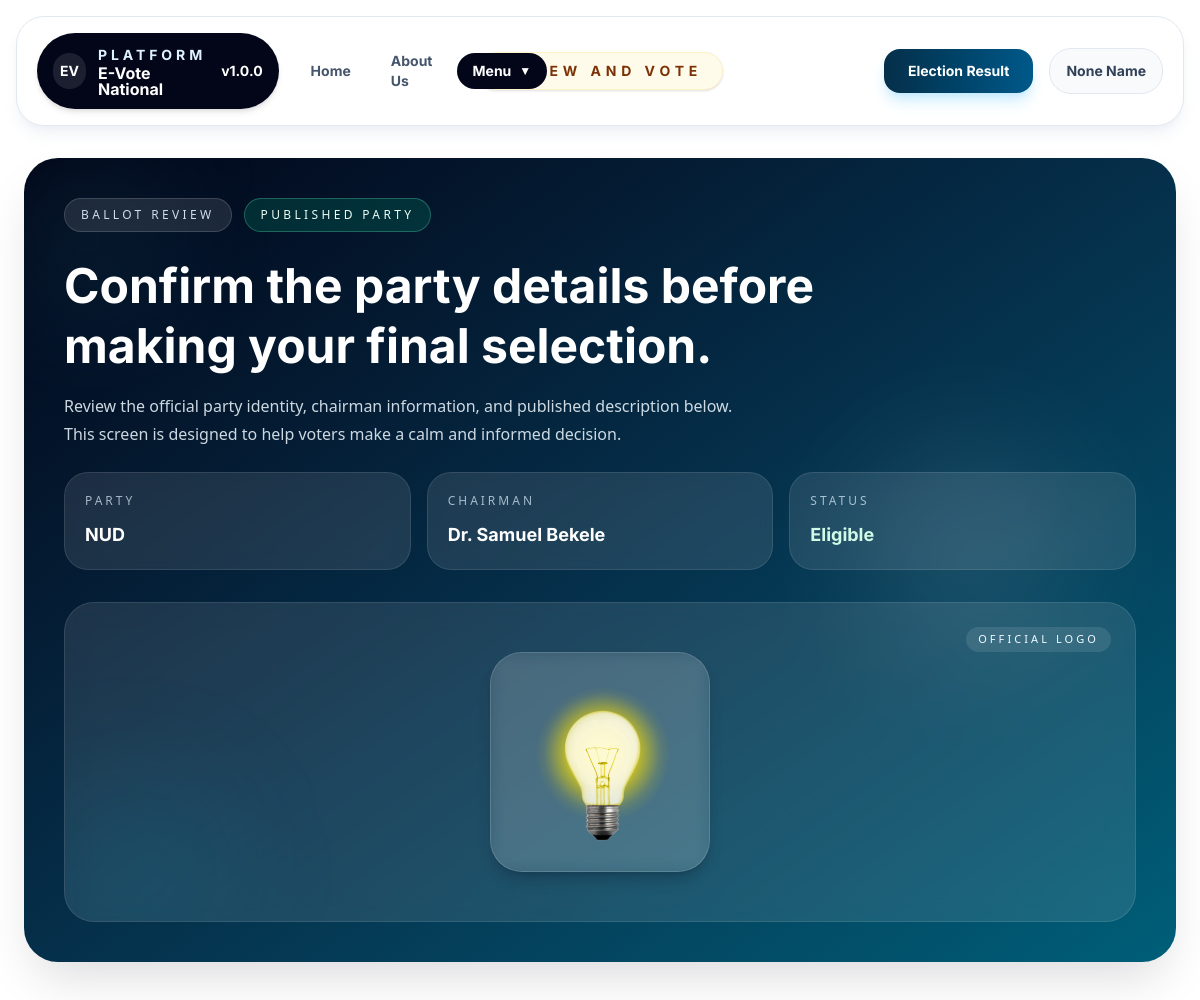
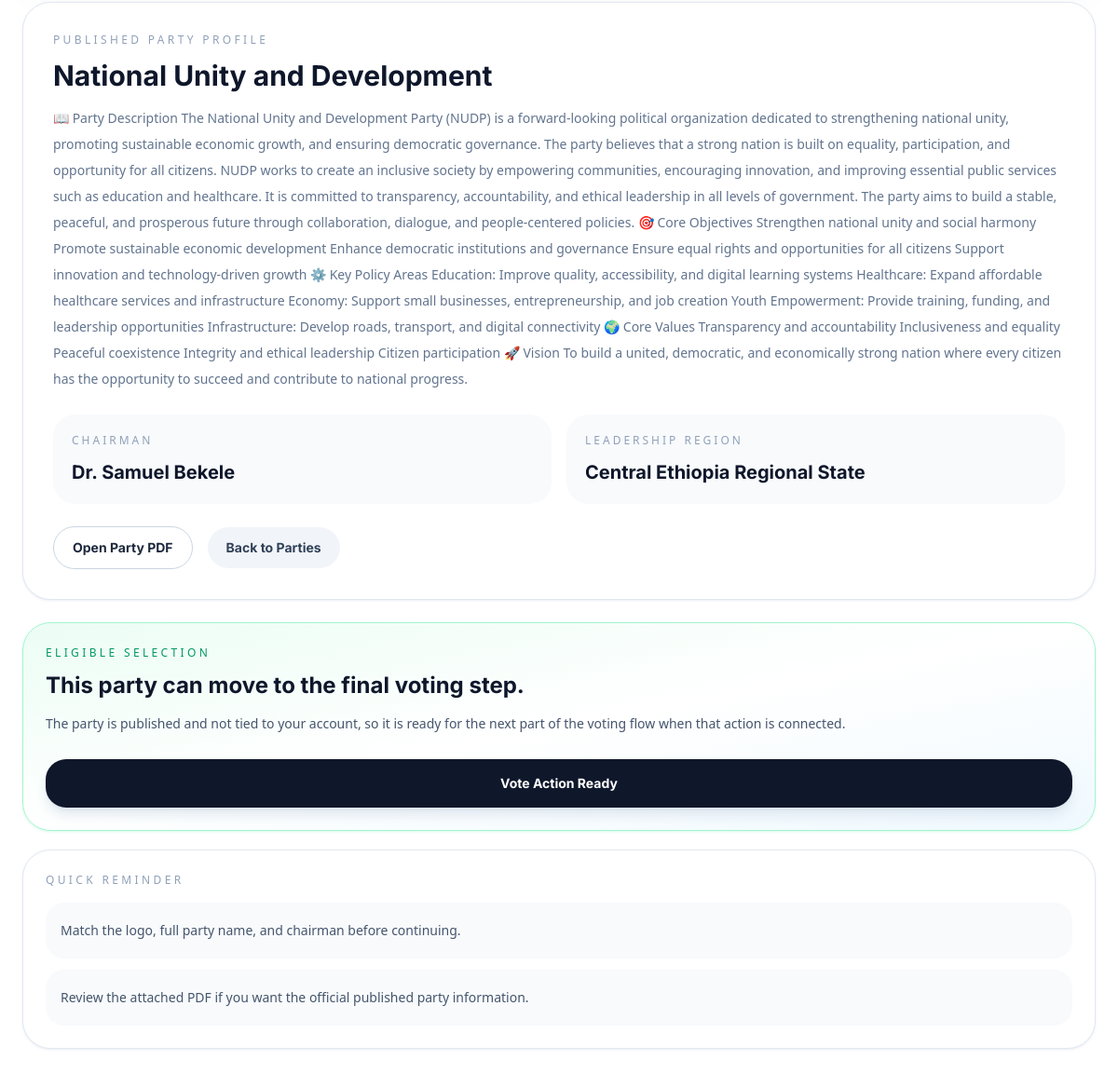
The page /review_vote/national-unity-and-development/ on the database its author committed (2 pictures, top to bottom).
### public/models.py (models this page shows, shortened)
class Comptition_Request_model (models.Model):
    user = models.ForeignKey (User, on_delete=models.CASCADE, related_name="party_requests")
    PENDING = 'pending'
    APPROVED = 'approved'
    PUBLISH = 'publish'
    UNPUBLISH = 'unpublish'
    status = models.CharField (max_length=20, choices=[
        (PENDING, 'pending'),
        (APPROVED, 'approved')
    ],
        default=PENDING
    )
    publish_status = models.CharField (max_length=20, choices=[
        (PUBLISH, 'publish'),
        (UNPUBLISH, 'unpublish')
    ],
        default=UNPUBLISH
    )
    user = models.ForeignKey (User, on_delete=models.CASCADE)
    party_nik_name = models.CharField (max_length=5)
    party_FullName = models.CharField (max_length=55)
    party_chairman_name = models.CharField (max_length=20)
    want_lead = models.CharField (max_length=55 ,choices=PLACES_NAME)
    party_discription = models.TextField ()
    party_info_PDF = models.FileField (upload_to='Parties/PDF/')
    party_logo = models.ImageField (upload_to='Parties_logo/')
    party_logo_url = models.URLField (blank=True, null=True)
    slug = models.SlugField (unique=True, null=True, blank=True)

### public/views.py (the view)
def review_vote (request, slug):
    User_data = get_object_or_404(Comptition_Request_model, slug=slug)
    context = {
        'user_data' : User_data
    }
    return render (request, 'public/Vote/Review_and_vote/review_and_vote.html', context)

### project/context_processors.py (called while the page is built)
def app_version(request):
    return {
        "APP_VERSION": settings.APP_VERSION
    }

### templates/public/Vote/Review_and_vote/review_and_vote.html (shortened to what this page needs)
{% extends "public/base.html" %}
{% load static %}
{% block NavCenter %}
<div class="rounded-full border border-amber-100 bg-amber-50 px-5 py-2 shadow-sm">
    <p class="inter_Bold text-sm uppercase tracking-[0.35em] text-amber-900">Review And Vote</p>
</div>
{% endblock %}
{% block content %}
<section class="mx-auto flex w-[96%] max-w-[1450px] flex-col gap-8 pb-10 pt-4 lg:gap-10">
    <div class="overflow-hidden rounded-[34px] bg-linear-to-br from-slate-950 via-sky-950 to-cyan-800 text-white shadow-2xl shadow-slate-950/15">
        <div class="grid gap-8 px-6 py-8 md:px-10 md:py-10 xl:grid-cols-[1.05fr_0.95fr]">
            <div class="relative flex flex-col gap-6">
                <div class="absolute left-[-50px] top-[-30px] h-36 w-36 rounded-full bg-cyan-300/10 blur-3xl"></div>
                <div class="relative flex flex-wrap items-center gap-3 text-xs uppercase tracking-[0.28em] text-sky-100/90">
                    <span class="rounded-full border border-white/15 bg-white/10 px-4 py-2">Ballot Review</span>
                    <span class="rounded-full border border-emerald-300/30 bg-emerald-400/15 px-4 py-2 text-emerald-50">Published Party</span>
                </div>
                <div class="relative max-w-3xl">
                    <h1 class="inter_Bold text-4xl leading-tight md:text-5xl">Confirm the party details before making your final selection.</h1>
                    <p class="mt-4 max-w-2xl text-sm leading-7 text-sky-50/85 md:text-base">
                        Review the official party identity, chairman information, and published description below. This screen is designed to help voters make a calm and informed decision.
                    </p>
                </div>
                <div class="relative grid gap-4 sm:grid-cols-3">
                    <div class="rounded-[24px] border border-white/10 bg-white/10 p-5 backdrop-blur-sm">
                        <p class="text-xs uppercase tracking-[0.25em] text-sky-100/70">Party</p>
                        <p class="mt-3 inter_Bold text-lg">{{ user_data.party_nik_name }}</p>
                    </div>
                    <div class="rounded-[24px] border border-white/10 bg-white/10 p-5 backdrop-blur-sm">
                        <p class="text-xs uppercase tracking-[0.25em] text-sky-100/70">Chairman</p>
                        <p class="mt-3 inter_Bold text-lg">{{ user_data.party_chairman_name }}</p>
                    </div>
                    <div class="rounded-[24px] border border-white/10 bg-white/10 p-5 backdrop-blur-sm">
                        <p class="text-xs uppercase tracking-[0.25em] text-sky-100/70">Status</p>
                        <p class="mt-3 inter_Bold text-lg text-emerald-100">Eligible</p>
                    </div>
                </div>
            </div>
            <div class="relative flex min-h-[320px] items-center justify-center overflow-hidden rounded-[30px] border border-white/10 bg-white/10 p-8 backdrop-blur-md">
                <div class="absolute bottom-[-40px] left-[-20px] h-44 w-44 rounded-full bg-cyan-400/10 blur-3xl"></div>
                <div class="absolute right-6 top-6 rounded-full bg-white/10 px-3 py-1 text-[11px] uppercase tracking-[0.28em] text-sky-50">
                    Official Logo
                </div>
                <div class="relative flex h-[220px] w-[220px] items-center justify-center rounded-[32px] border border-white/15 bg-white/10 p-6 shadow-lg shadow-slate-950/20 backdrop-blur-sm">
                    <img class="max-h-full w-auto object-contain" src="{{ user_data.party_logo.url }}" alt="{{ user_data.party_FullName }} logo">
                </div>
            </div>
        </div>
    </div>
    <div class="grid gap-6 xl:grid-cols-[1.15fr_0.85fr]">
        <article class="rounded-[30px] border border-slate-200 bg-white p-6 shadow-sm shadow-slate-200/60 md:p-8">
            <div class="flex flex-col gap-6">
                <div>
                    <p class="text-xs uppercase tracking-[0.28em] text-slate-400">Published Party Profile</p>
                    <h2 class="mt-3 inter_Bold text-3xl leading-tight text-slate-900">{{ user_data.party_FullName }}</h2>
                    <p class="mt-3 text-sm leading-7 text-slate-500">
                        {{ user_data.party_discription }}
                    </p>
                </div>
                <div class="grid gap-4 md:grid-cols-2">
                    <div class="rounded-[24px] bg-slate-50 p-5">
                        <p class="text-xs uppercase tracking-[0.25em] text-slate-400">Chairman</p>
                        <p class="mt-3 inter_Bold text-xl text-slate-900">{{ user_data.party_chairman_name }}</p>
                    </div>
                    <div class="rounded-[24px] bg-slate-50 p-5">
                        <p class="text-xs uppercase tracking-[0.25em] text-slate-400">Leadership Region</p>
                        <p class="mt-3 inter_Bold text-xl text-slate-900">{{ user_data.want_lead }}</p>
                    </div>
                </div>
                <div class="flex flex-wrap items-center gap-4">
                    <a href="{{ user_data.party_info_PDF.url }}" target="_blank" rel="noopener noreferrer" class="inter_Bold rounded-full border border-slate-300 px-5 py-3 text-sm text-slate-800 transition duration-300 hover:border-slate-900 hover:bg-slate-900 hover:text-white">
                        Open Party PDF
                    </a>
                    <a href="{% url 'Index' %}" class="inter_Bold rounded-full bg-slate-100 px-5 py-3 text-sm text-slate-700 transition duration-300 hover:bg-slate-200 hover:text-slate-950">
                        Back to Parties
                    </a>
                </div>
            </div>
        </article>
        <aside class="flex flex-col gap-5">
            {% if request.user == user_data.user %}
                <div class="relative overflow-hidden rounded-[30px] border border-red-200 bg-linear-to-br from-red-50 via-white to-amber-50 p-6 shadow-sm shadow-red-100/80">
                    <div class="absolute right-[-20px] top-[-20px] h-28 w-28 rounded-full bg-red-100/80 blur-2xl"></div>
                    <div class="relative">
                        <div class="flex h-14 w-14 items-center justify-center rounded-2xl bg-red-600 text-xl text-white shadow-lg shadow-red-200/80">
                            !
                        </div>
                        <p class="mt-5 text-xs uppercase tracking-[0.28em] text-red-500">Voting Restricted</p>
                        <h3 class="mt-3 inter_Bold text-2xl leading-tight text-slate-900">You cannot vote for your own party.</h3>
                        <p class="mt-3 text-sm leading-7 text-slate-600">
                            This party is linked to your account, so the platform keeps the ballot fair by disabling self-voting on this page.
                        </p>
                        <div class="mt-5 rounded-[22px] border border-red-100 bg-white/80 px-4 py-4 text-sm leading-7 text-slate-600">
                            Review the published information if needed, then return to the party list to continue with another eligible option.
                        </div>
                    </div>
                </div>
            {% else %}
                <div class="rounded-[30px] border border-emerald-200 bg-linear-to-br from-emerald-50 via-white to-sky-50 p-6 shadow-sm shadow-emerald-100/70">
                    <p class="text-xs uppercase tracking-[0.28em] text-emerald-600">Eligible Selection</p>
                    <h3 class="mt-3 inter_Bold text-2xl leading-tight text-slate-900">This party can move to the final voting step.</h3>
                    <p class="mt-3 text-sm leading-7 text-slate-600">
                        The party is published and not tied to your account, so it is ready for the next part of the voting flow when that action is connected.
                    </p>
                    <form method="post" action="{% url 'Vote_success' user_data.slug %}">
                        <button type="submit" class="mt-6 w-full cursor-default rounded-[22px] bg-slate-900 px-5 py-4 text-sm inter_Bold text-white shadow-lg shadow-slate-300/60">
                            Vote Action Ready
                        </button>
                    </form>
                </div>
            {% endif %}
            <div class="rounded-[30px] border border-slate-200 bg-white p-6 shadow-sm shadow-slate-200/60">
                <p class="text-xs uppercase tracking-[0.28em] text-slate-400">Quick Reminder</p>
                <div class="mt-4 space-y-3 text-sm leading-7 text-slate-600">
                    <div class="rounded-[20px] bg-slate-50 px-4 py-4">
                        Match the logo, full party name, and chairman before continuing.
                    </div>
                    <div class="rounded-[20px] bg-slate-50 px-4 py-4">
                        Review the attached PDF if you want the official published party information.
                    </div>
                </div>
            </div>
        </aside>
    </div>
</section>
{% endblock %}

### templates/public/base.html (style rules this page uses)
body { background: white; }

### rows shown on the page
Comptition_Request_model: party_nik_name "NUD", party_chairman_name "Dr. Samuel Bekele", party_logo (picture), party_FullName "National Unity and Development", party_discription "📖 Party Description The National Unity and Development Party (NUDP) is a forward-looking political organization dedicated to strengthening national unity, promoting sustainable economic growth, and ensuring democratic governance. The party believes that a strong nation is built on equality, participation, and opportunity for all citizens. NUDP works to create an inclusive society by empowering communities, encouraging innovation, and improving essential public services such as education and healthcare. It is committed to transparency, accountability, and ethical leadership in all levels of government. The party aims to build a stable, peaceful, and prosperous future through collaboration,…", want_lead "Central Ethiopia Regional State"

### other values the page prints
{{ APP_VERSION }} "1.0.0"
